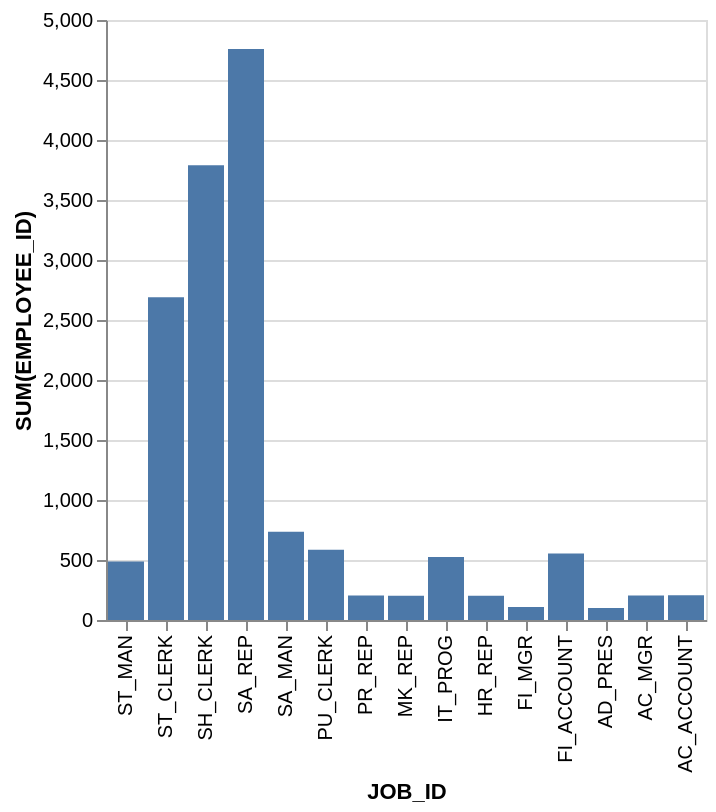

Express this chart as Vega-Lite.
### Vega-Lite specification from a JSON file in a GitHub repository (floating-point values rounded to 4 significant figures)
{"data": {"values": [{"x_data": "ST_MAN", "y_data": 488}, {"x_data": "ST_CLERK", "y_data": 2690}, {"x_data": "SH_CLERK", "y_data": 3790}, {"x_data": "SA_REP", "y_data": 4759}, {"x_data": "SA_MAN", "y_data": 735}, {"x_data": "PU_CLERK", "y_data": 585}, {"x_data": "PR_REP", "y_data": 204}, {"x_data": "MK_REP", "y_data": 202}, {"x_data": "IT_PROG", "y_data": 525}, {"x_data": "HR_REP", "y_data": 203}, {"x_data": "FI_MGR", "y_data": 108}, {"x_data": "FI_ACCOUNT", "y_data": 555}, {"x_data": "AD_PRES", "y_data": 100}, {"x_data": "AC_MGR", "y_data": 205}, {"x_data": "AC_ACCOUNT", "y_data": 206}]}, "mark": "bar", "encoding": {"x": {"field": "x_data", "type": "nominal", "title": "JOB_ID", "sort": "descending"}, "y": {"field": "y_data", "type": "quantitative", "title": "SUM(EMPLOYEE_ID)"}}}
